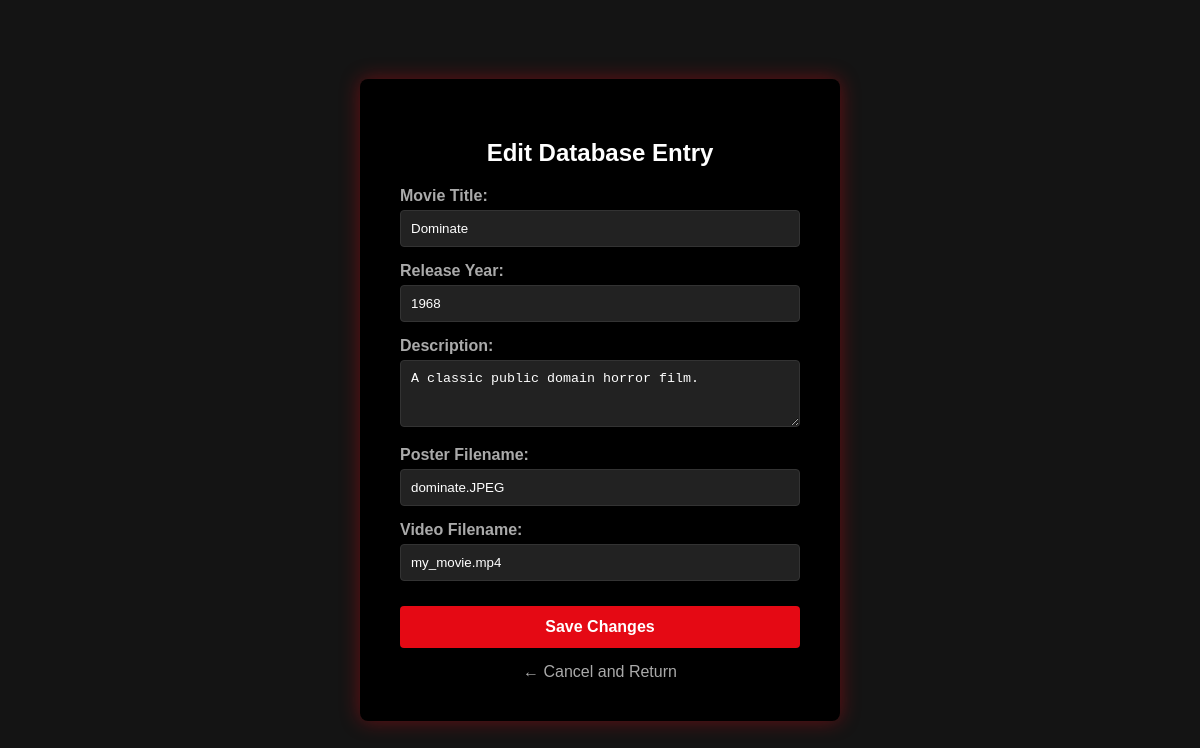
The page /edit_movie/1 on the database its author committed.
### tables this page shows
CREATE TABLE movies (
        id INTEGER PRIMARY KEY AUTOINCREMENT,
        title TEXT NOT NULL,
        year TEXT NOT NULL,
        description TEXT,
        poster TEXT,
        video TEXT
    );

### app.py (the view)
@app.route('/edit_movie/<int:movie_id>')
def edit_movie(movie_id):
    conn = get_db_connection()
    movie = conn.execute('SELECT * FROM movies WHERE id = ?', (movie_id,)).fetchone()
    conn.close()
    return render_template('edit.html', movie=movie)

### app.py (called while the page is built)
def get_db_connection():
    basedir = os.path.abspath(os.path.dirname(__file__))
    db_path = os.path.join(basedir, 'movies.db')
    conn = sqlite3.connect(db_path)
    conn.row_factory = sqlite3.Row
    return conn

### templates/edit.html (shortened to what this page needs)
<!DOCTYPE html>
<html lang="en">
<head>
</head>
<body>
    <div class="admin-box">
        <h2>Edit Database Entry</h2>
        <form action="/update_movie/{{ movie['id'] }}" method="POST">
            <label>Movie Title:</label>
            <input type="text" name="title" required value="{{ movie['title'] }}">
            <label>Release Year:</label>
            <input type="text" name="year" required value="{{ movie['year'] }}">
            <label>Description:</label>
            <textarea name="description" rows="3" required>{{ movie['description'] }}</textarea>
            <label>Poster Filename:</label>
            <input type="text" name="poster" required value="{{ movie['poster'] }}">
            <label>Video Filename:</label>
            <input type="text" name="video" required value="{{ movie['video'] }}">
            <button type="submit" class="btn-update">Save Changes</button>
        </form>
        <a href="/admin" class="back-link">&larr; Cancel and Return</a>
    </div>
</body>
</html>

### templates/edit.html (style rules this page uses)
body { background-color: #141414; color: white; font-family: Arial, sans-serif; display: flex; justify-content: center; align-items: center; height: 100vh; margin: 0; }
.admin-box { background-color: #000; padding: 40px; border-radius: 8px; box-shadow: 0px 0px 20px rgba(229, 9, 20, 0.4); width: 400px; }
h2 { text-align: center; color: #fff; margin-bottom: 20px; }
label { display: block; margin-top: 15px; font-weight: bold; color: #aaa; }
input, textarea { width: 100%; padding: 10px; margin-top: 5px; border-radius: 4px; border: 1px solid #333; background-color: #222; color: white; box-sizing: border-box; }
.btn-update { width: 100%; padding: 12px; margin-top: 25px; background-color: #e50914; color: white; border: none; border-radius: 4px; font-weight: bold; font-size: 16px; cursor: pointer; transition: 0.3s; }
.back-link { display: block; text-align: center; margin-top: 15px; color: #aaa; text-decoration: none; }

### rows shown on the page
movies: title "Dominate", year "1968", description "A classic public domain horror film.", poster "dominate.JPEG", video "my_movie.mp4"
